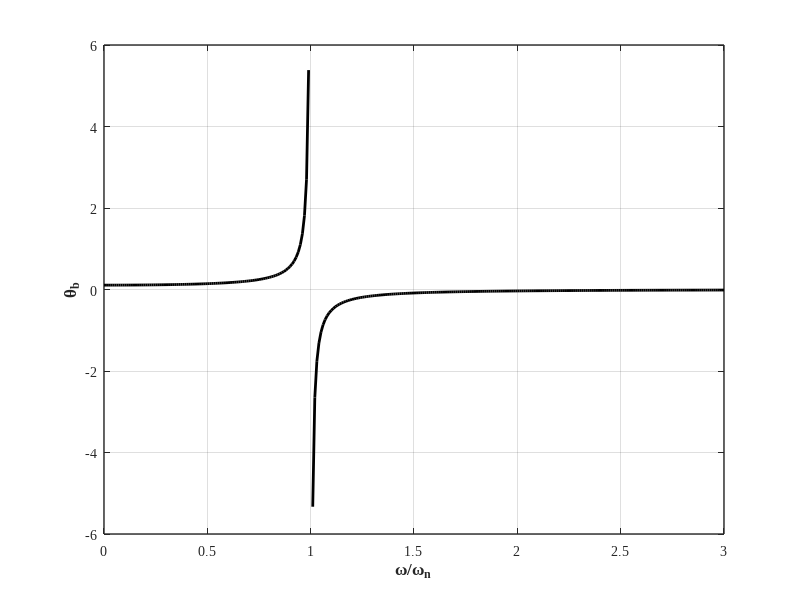

MATLAB code to generate this figure:
%% Example 6-14: Response of 2DOF gears system under torsional loading

clear; close all; clc;
%%
M0 = 1;   % amplitude of the moment
L  = 1;   % length of shaft
GJ = 1;   % torsional stiffness
n  = 3;   % gear ratio
r  = [0:0.01:3]; % frequency ratio
thetab = (M0*L*n)./(GJ*(1+(n.^n))*(1-r.^2)); % amplitude

%% Plot
figure(1)
set(figure(1), 'Position', [200   100   883   400])
    hold on; grid on; box on;
plot1=plot(r,thetab);

    set(plot1(1),'LineStyle','-','LineWidth',2,'Color',[0 0 0]);

    set(gca, 'LineWidth',1, 'FontWeight','normal', 'FontName','Times New Roman', 'FontSize',10)               
%     title('Response to torque', 'fontsize',12, 'fontname','Times New Roman','FontWeight','Bold')
    xlabel('\omega/\omega_n', 'fontsize',12, 'fontname','Times New Roman','FontWeight','Bold')
    ylabel('\theta_b', 'fontsize',12, 'fontname','Times New Roman','FontWeight','Bold')

%% make subplots closer
SF = 0.15;
a = 1; b = 1;
......................................................
for i = 1:a*b
    h = figure(1);%subplot(a,b,i); % Get handle to subplot #i.
%     if i ~= 1; set(h,'YTickLabel',[]); end
    pos1 = get(h, 'Position');
    pos2 = [pos1(1)-SF/2*pos1(1),  pos1(2),   pos1(3)*(1+SF),   pos1(4)];
    
    set(h, 'Position', pos2);
end


%% Save
print('EX_6_15','-dpng')
